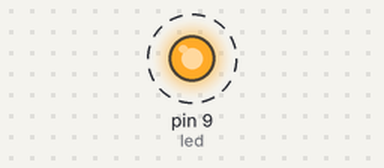
A sketch run on a simulated Arduino Uno, built with avr-gcc and run on an emulated ATmega328P. On the bench: output pins drawn as LEDs (lit = HIGH). Dashed ring = blinking.

Above: at 0.12 s.
Timing chart, 0 to 3.0 s (numbered marks = the images above):
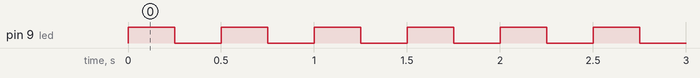

The sketch:

2.2.1_blink2Hz.ino
```cpp
int led = 9;

// the setup routine runs once when you press reset:
void setup() {
  // initialize the digital pin as an output.
  pinMode(led, OUTPUT);
}

// the loop routine runs over and over again forever:
void loop() {
  digitalWrite(led, HIGH);   // turn the LED on (HIGH is the voltage level)
  delay(250);               // wait for a second
  digitalWrite(led, LOW);    // turn the LED off by making the voltage LOW
  delay(250);               // wait for a second
}
```

Measured:
- by itself, pin 9 (led): alternates HIGH for 0.25 s and LOW for 0.25 s
